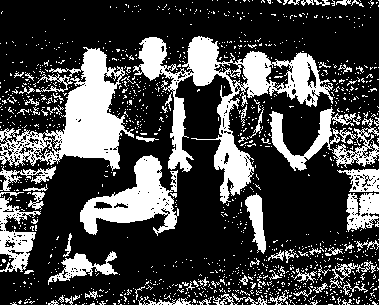
#> input picture results/image_1._0.5.png, 379 x 305 px, given in place of image10.png, which was not available
$ python plot.py
#> lines starting #> are read from the running program, lines starting #| are printed output that depends on the picture; pictures that were not available may be replaced by others from this repository, and a replacement may not be noted
from headers import *
im1 = io.imread('testing/mask/image10.png')
#> im1 is the input picture: shape (305, 379, 4); mean R, G, B, A 69.7, 69.7, 69.7, 255
im2 = io.imread('testing/model/image10.jpg')
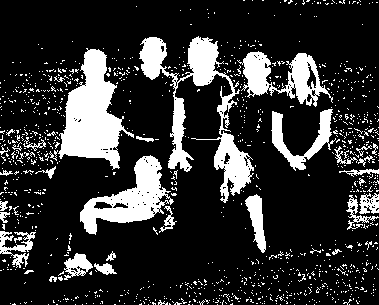
#> input picture results/image_1._1.0.png, 379 x 305 px, given in place of image10.jpg, which was not available
#> im2 is the input picture: shape (305, 379, 4); mean R, G, B, A 49.5, 49.5, 49.5, 255
im3 = io.imread('results/image_10_0.5.png')
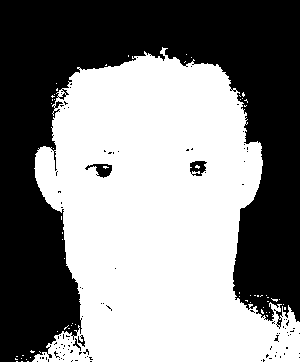
#> input picture results/image_10_0.5.png, 300 x 362 px
#> im3 is the input picture: shape (362, 300, 4); mean R, G, B, A 134.3, 134.3, 134.3, 255
im4 = io.imread('results/image_10_1.png')
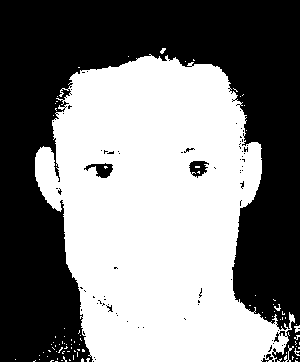
#> input picture results/image_10_1.png, 300 x 362 px
#> im4 is the input picture: shape (362, 300, 4); mean R, G, B, A 128.1, 128.1, 128.1, 255
im5 = io.imread('results/image_10_1.5.png')
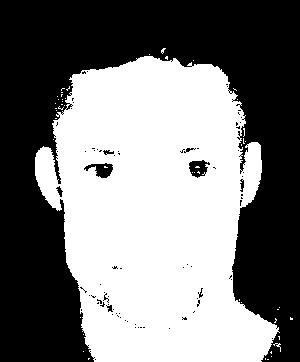
#> input picture results/image_10_1.5.png, 300 x 362 px
#> im5 is the input picture: shape (362, 300, 4); mean R, G, B, A 124.7, 124.7, 124.7, 255
im6 = io.imread('results/image_10_2.0.png')
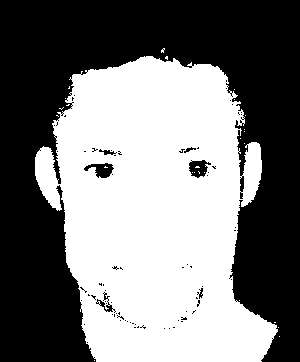
#> input picture results/image_10_2.0.png, 300 x 362 px
#> im6 is the input picture: shape (362, 300, 4); mean R, G, B, A 123, 123, 123, 255

fig, xs = plt.subplots(2, 3)
xs[0][0].imshow(im1, cmap="gray")
xs[0][0].set_title("Mask")
xs[0][0].axis('off')
xs[0][1].imshow(im2, cmap="gray")
xs[0][1].set_title("Image")
xs[0][1].axis('off')
xs[0][2].imshow(im3, cmap="gray")
xs[0][2].set_title("phi=0.5")
xs[0][2].axis('off')
xs[1][0].imshow(im4, cmap="gray")
xs[1][0].set_title("phi=1")
xs[1][0].axis('off')
xs[1][1].imshow(im5, cmap="gray")
xs[1][1].set_title("phi=1.5")
xs[1][1].axis('off')
xs[1][2].imshow(im6, cmap="gray")
xs[1][2].set_title("phi=2")
xs[1][2].axis('off')
plt.show()
